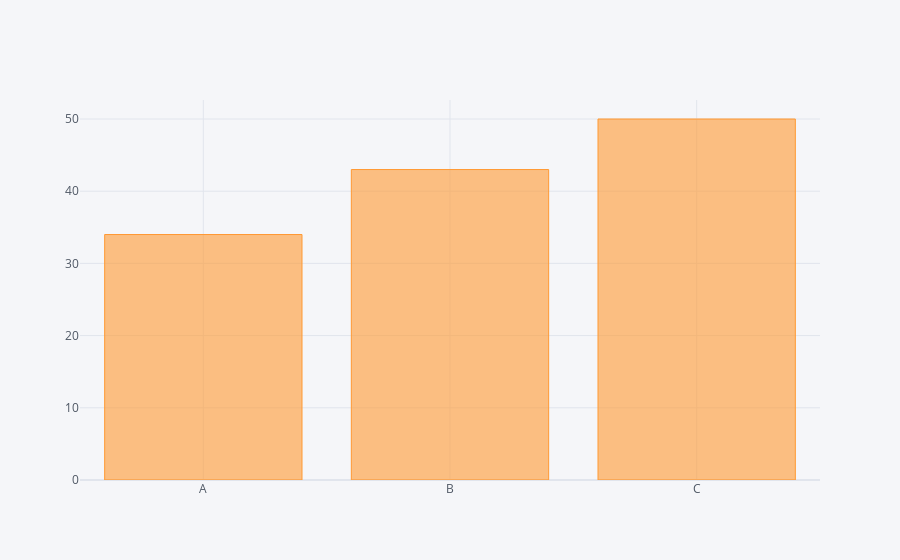

Notebook cell for this chart:
### Code cell
df2.iplot(kind='bar', x='Category', y='Values')

### Figure 1 — Plotly figure (JSON) as saved in the notebook; plotly's stock layout.template omitted (floating-point values rounded to 4 significant figures)
{"data": [{"marker": {"color": "rgba(255, 153, 51, 0.6)", "line": {"color": "rgba(255, 153, 51, 1.0)", "width": 1}}, "name": "Values", "orientation": "v", "text": "", "type": "bar", "x": ["A", "B", "C"], "y": [34, 43, 50]}], "layout": {"legend": {"bgcolor": "#F5F6F9", "font": {"color": "#4D5663"}}, "paper_bgcolor": "#F5F6F9", "plot_bgcolor": "#F5F6F9", "title": {"font": {"color": "#4D5663"}}, "xaxis": {"gridcolor": "#E1E5ED", "showgrid": true, "tickfont": {"color": "#4D5663"}, "title": {"font": {"color": "#4D5663"}, "text": ""}, "zerolinecolor": "#E1E5ED"}, "yaxis": {"gridcolor": "#E1E5ED", "showgrid": true, "tickfont": {"color": "#4D5663"}, "title": {"font": {"color": "#4D5663"}, "text": ""}, "zerolinecolor": "#E1E5ED"}}}
